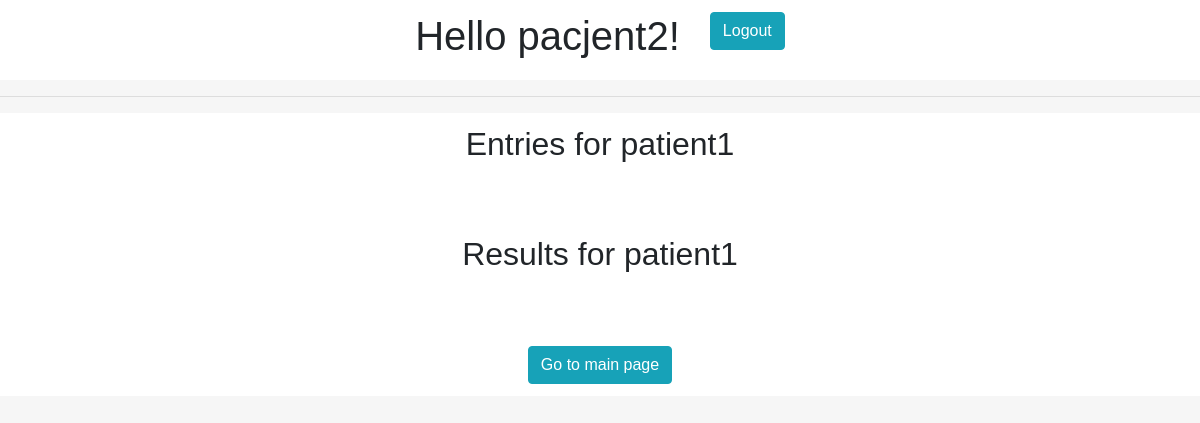
The app's page /view/patient1/ (signed in), older data.
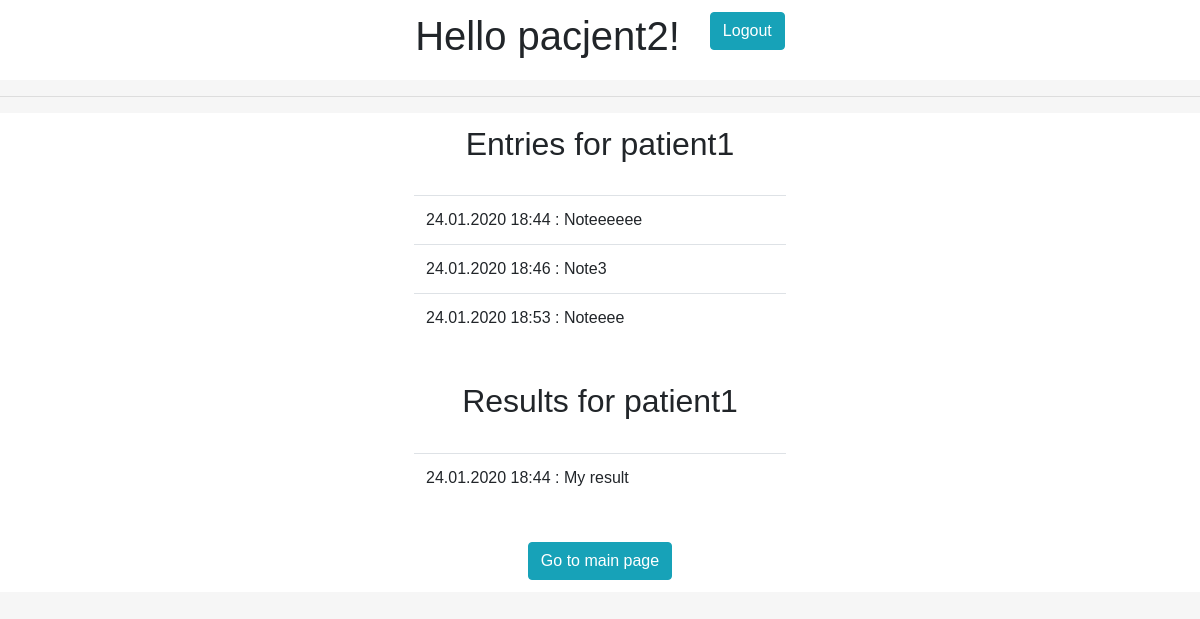
The same page, newer data.
### web_registry/models.py (models this page shows)
class Entry(models.Model):
    date = models.DateTimeField("Date", default=datetime.datetime.now)
    CHOICES = [('N', 'Note'),
               ('R', 'Results')]
    entry_type = models.TextField(max_length=1, choices=CHOICES, blank=True)
    value = models.TextField(max_length=1000, blank=True)
    upload = models.ImageField(upload_to='upload/', blank=True)
    patient = models.ForeignKey(Patient, on_delete=models.CASCADE, blank=True, null=True)
    def __str__(self):
        return "%s : %s" % (self.date.strftime("%d.%m.%Y %H:%M"), self.value)

### web_registry/views.py (the view)
# urls.py: url(r'^view/(?P<patient_username>[A-Za-z0-9]+)/$', views.patient_view, name='patient_view'),
def patient_view(request, patient_username):
    context = {'patient_username': patient_username, 'patient_entries_n': [], 'patient_entries_r': []}
    for x in Entry.objects.filter(patient__profile__user__username=patient_username):
        if x.entry_type == 'N':
            context['patient_entries_n'].append(x)
        else:
            context['patient_entries_r'].append(x)
    return render(request, 'patient_view.html', context)

### web_registry/templates/patient_view.html (shortened to what this page needs)
{% extends 'base.html' %}
{% block content %}
<div class="row justify-content-md-center login_form">
  <div class="col col-md-auto"><h2>Entries for {{patient_username}}</h2></div>
</div>
<div class="row justify-content-md-center login_form">
        <div class="col col-md-4"><table class="table">
            <tbody>
                {% for record in patient_entries_n %}
                  <tr><td>{{record}}</td></tr>
                {% endfor %}
            </tbody>
        </table></div>
    </div>
<div class="row justify-content-md-center login_form">
  <div class="col col-md-auto"><h2>Results for {{patient_username}}</h2></div>
</div>
<div class="row justify-content-md-center login_form">
        <div class="col col-md-4"><table class="table">
            <tbody>
                {% for record in patient_entries_r %}
                  <tr><td>{{record}}</td></tr>
                {% endfor %}
            </tbody>
        </table></div>
    </div>
<div class="row justify-content-md-center login_form">
<div class="col col-md-auto"><a href="{% url 'index' %}" class="btn btn-info" role="button">Go to main page</a></div>
</div>
{% endblock %}

Row changes from the older to the newer data that the page shows:
added Entry: date+value "24.01.2020 18:44 : Noteeeeee", shown under "Entries for patient1"
added Entry: date+value "24.01.2020 18:46 : Note3", shown under "Entries for patient1"
added Entry: date+value "24.01.2020 18:53 : Noteeee", shown under "Entries for patient1"
added Entry: date+value "24.01.2020 18:44 : My result", shown under "Results for patient1"
